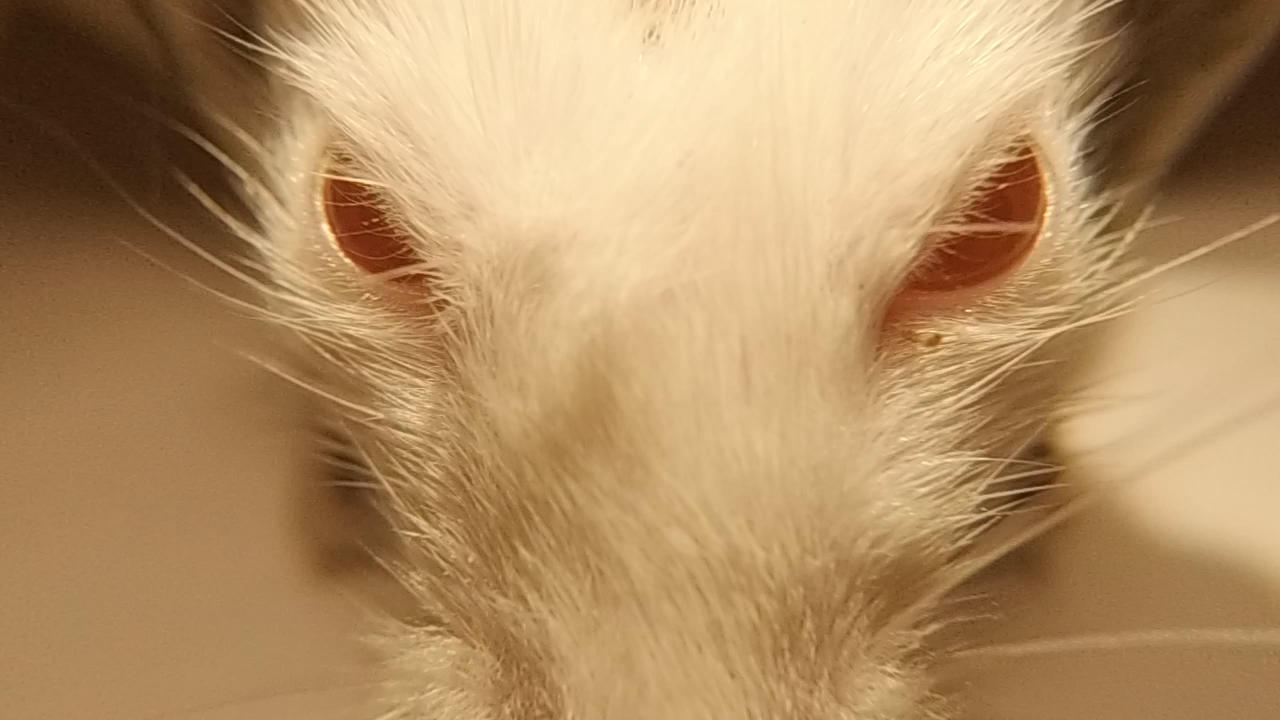
#> input picture preprocess-video/core/first.png, 1280 x 720 px
$ python eyes.py
#> lines starting #> are read from the running program, lines starting #| are printed output that depends on the picture; after the words box and inside, x2 and y2 are one past the last pixel; in counts of white or black regions, pixels touching at a corner belong together
#> further down, this_frame is the input picture: shape (720, 1280, 3); mean B, G, R 100, 143.4, 178.8
import cv2
import numpy as np


def __show_debug_image(name, frame):
    return
    cv2.imshow(name, frame)
    cv2.waitKey()


def process_frame(frame):
    frame_hsv = cv2.cvtColor(frame, cv2.COLOR_BGR2HSV)
#> frame_hsv: shape (720, 1280, 3); mean H, S, V 16.5, 121.5, 178.8
    __show_debug_image('original', frame_hsv)
    lower_red = np.array([0, 50, 50])
    upper_red = np.array([10, 255, 255])
    mask0 = cv2.inRange(frame_hsv, lower_red, upper_red)
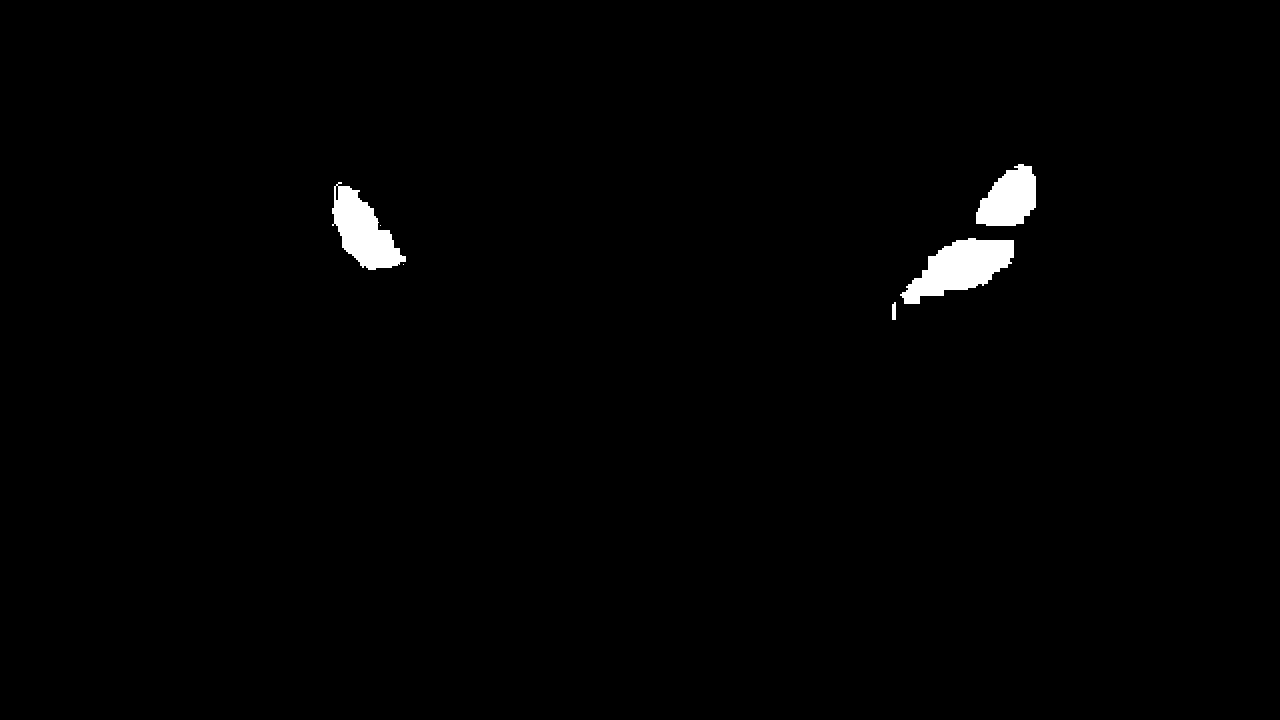
#> mask0: shape (720, 1280); 1.1% white; 6 white regions (2 under 20 px), largest, box (x1, y1, x2, y2) and area: (900, 238, 1014, 304) 4080, (332, 182, 406, 270) 3368, (976, 164, 1036, 226) 2616, (892, 302, 896, 320) 68
    lower_red1 = np.array([170, 50, 50])
    upper_red1 = np.array([180, 255, 255])
    mask1 = cv2.inRange(frame_hsv, lower_red1, upper_red1)
#> mask1: shape (720, 1280); every value is 0
    mask = mask0 + mask1
    output_img = frame_hsv.copy()
    output_img[np.where(mask == 0)] = 0
#> output_img: shape (720, 1280, 3); mean H, S, V 0.1, 2.3, 1.4
    output_grey = cv2.cvtColor(output_img, cv2.COLOR_BGR2GRAY)

    # output_grey = cv2.cvtColor(frame, cv2.COLOR_BGR2GRAY)
    # _, _, output_grey = cv2.split(frame)

    __show_debug_image('grey', output_grey)
    ret, thresh1 = cv2.threshold(output_grey, 150, 255,
                                 cv2.THRESH_OTSU)
#> ret = 0
    __show_debug_image('thresholded', thresh1)
    # the value of 15 is chosen by trial-and-error to produce the best outline of the skull
    kernel = np.ones((2, 2), np.uint8)
    # square image kernel used for erosion
    erosion = cv2.erode(thresh1, kernel, iterations=2)
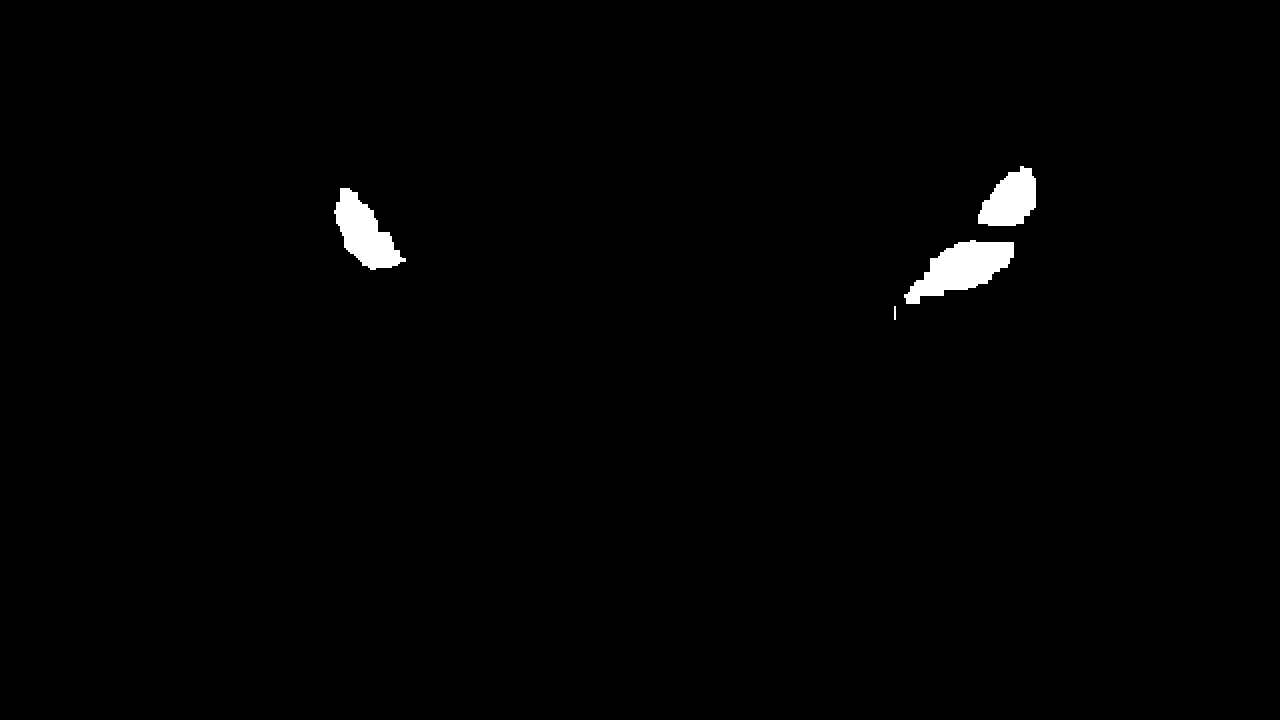
#> erosion: shape (720, 1280); 0.99% white; 4 white regions, box (x1, y1, x2, y2) and area: (904, 240, 1014, 304) 3712, (334, 188, 406, 270) 3002, (978, 166, 1036, 226) 2368, (894, 306, 896, 320) 28
    # refines all edges in the binary image

    opening = cv2.morphologyEx(erosion, cv2.MORPH_OPEN, kernel)
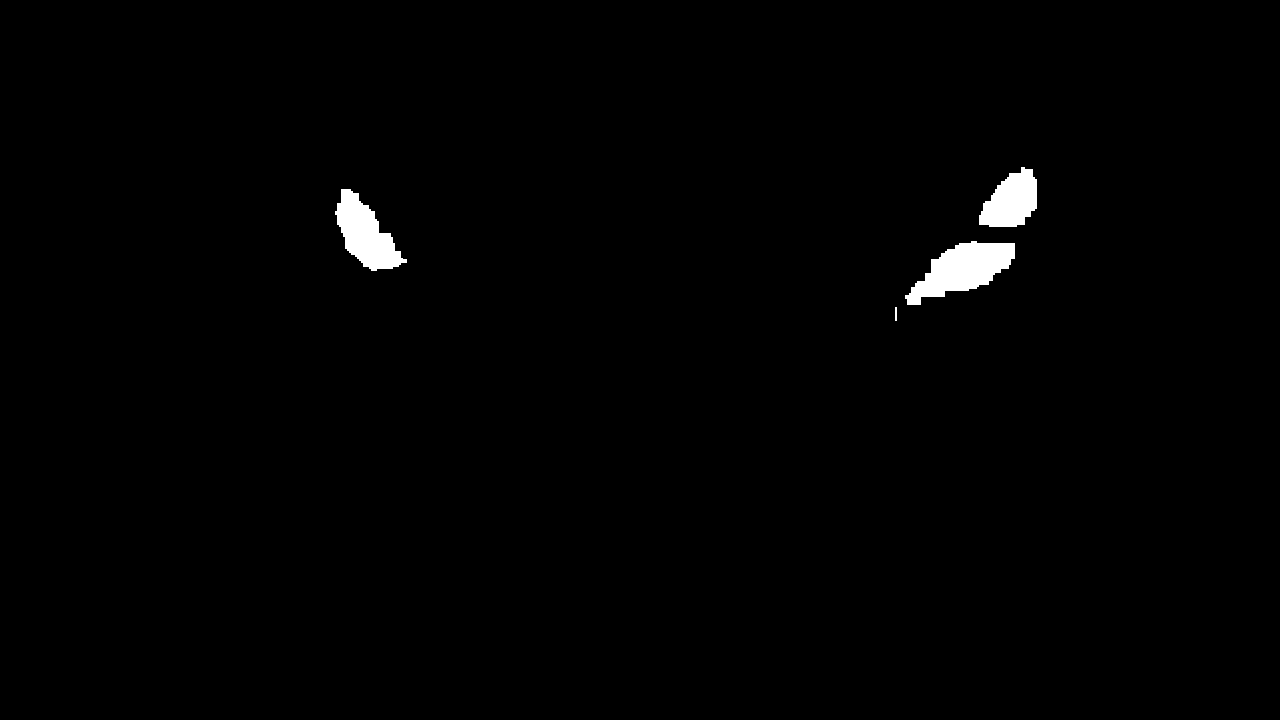
#> opening: shape (720, 1280); 0.99% white; 4 white regions, box (x1, y1, x2, y2) and area: (905, 241, 1015, 305) 3712, (335, 189, 407, 271) 3002, (979, 167, 1037, 227) 2368, (895, 307, 897, 321) 28
    closing = cv2.morphologyEx(opening, cv2.MORPH_CLOSE,
                               kernel)  # this is for further removing small noises and holes in the image
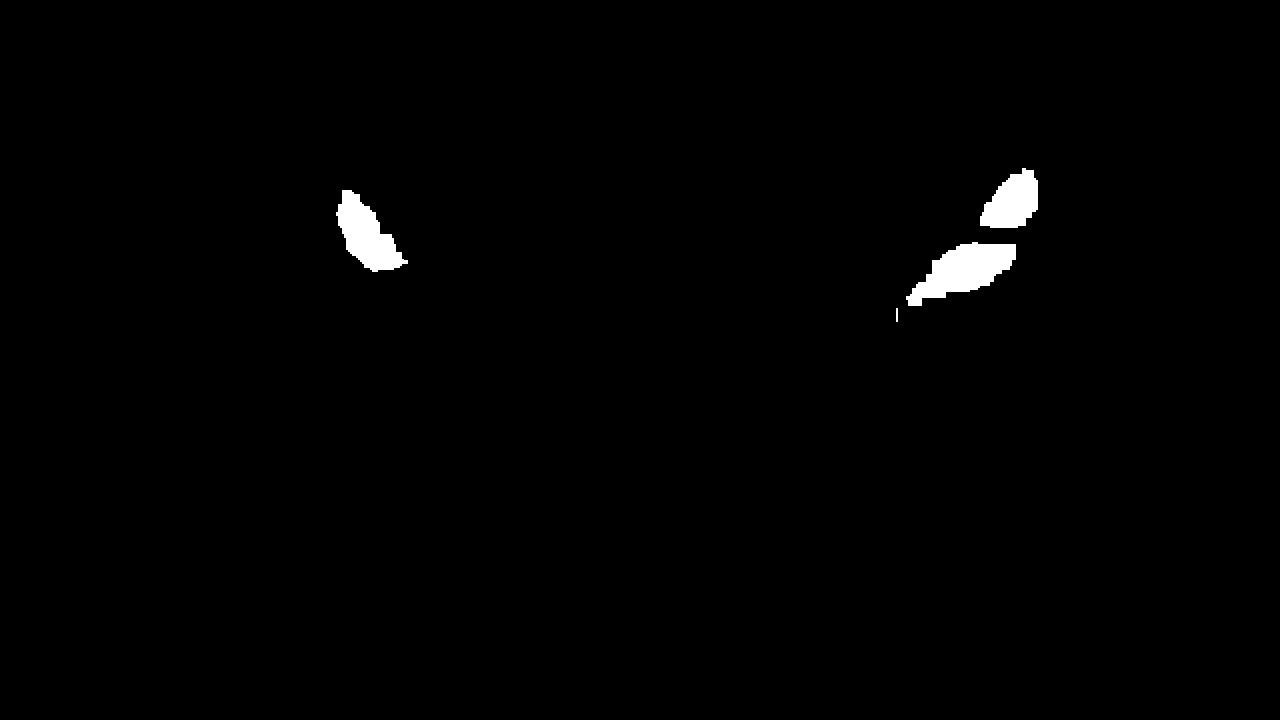
#> closing: shape (720, 1280); 0.99% white; 4 white regions, box (x1, y1, x2, y2) and area: (906, 242, 1016, 306) 3712, (336, 190, 408, 272) 3002, (980, 168, 1038, 228) 2368, (896, 308, 898, 322) 28
    # todo: improve this to join large blobs (in case of eyebrow occlusion)
    __show_debug_image('processed', closing)
    return closing.size, np.count_nonzero(closing)


if __name__ == "__main__":
    this_frame = cv2.imread('first.png')
    process_frame(this_frame)
